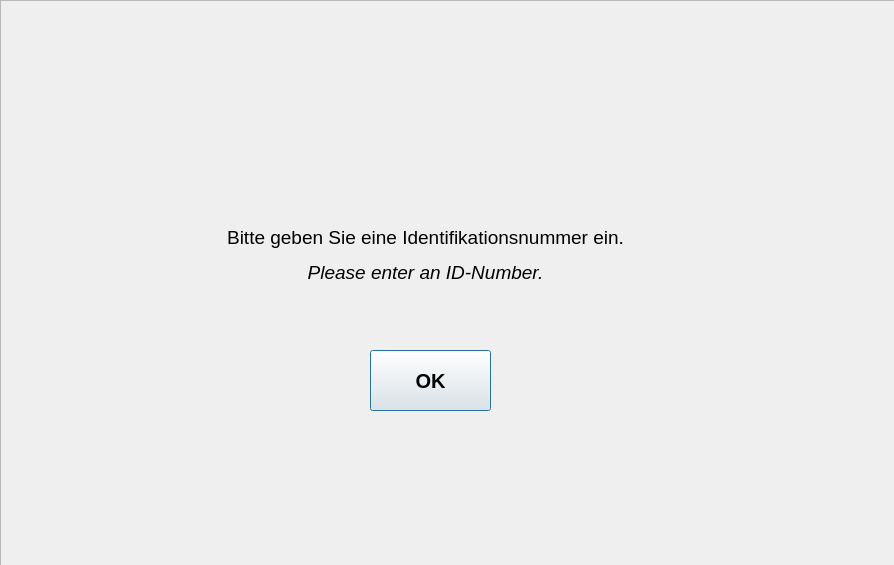
<?xml version="1.0" encoding="UTF-8"?>
<ui version="4.0">
 <class>background</class>
 <widget class="QDialog" name="background">
  <property name="geometry">
   <rect>
    <x>0</x>
    <y>0</y>
    <width>894</width>
    <height>565</height>
   </rect>
  </property>
  <property name="windowTitle">
   <string>Please add an ID-Number</string>
  </property>
  <widget class="QFrame" name="frame">
   <property name="geometry">
    <rect>
     <x>0</x>
     <y>0</y>
     <width>901</width>
     <height>571</height>
    </rect>
   </property>
   <property name="maximumSize">
    <size>
     <width>901</width>
     <height>571</height>
    </size>
   </property>
   <property name="frameShape">
    <enum>QFrame::StyledPanel</enum>
   </property>
   <property name="frameShadow">
    <enum>QFrame::Raised</enum>
   </property>
   <widget class="QLabel" name="label_2">
    <property name="geometry">
     <rect>
      <x>170</x>
      <y>170</y>
      <width>511</width>
      <height>171</height>
     </rect>
    </property>
    <property name="font">
     <font>
      <pointsize>11</pointsize>
     </font>
    </property>
    <property name="text">
     <string>&lt;html&gt;&lt;head/&gt;&lt;body&gt;&lt;p align=&quot;center&quot;&gt;&lt;span style=&quot; font-size:14pt;&quot;&gt;Bitte geben Sie eine Identifikationsnummer ein.&lt;/span&gt;&lt;/p&gt;&lt;p align=&quot;center&quot;&gt;&lt;span style=&quot; font-size:14pt; font-style:italic;&quot;&gt;Please enter an ID-Number.&lt;/span&gt;&lt;/p&gt;&lt;/body&gt;&lt;/html&gt;</string>
    </property>
    <property name="wordWrap">
     <bool>true</bool>
    </property>
   </widget>
   <widget class="QPushButton" name="pushButton">
    <property name="geometry">
     <rect>
      <x>370</x>
      <y>350</y>
      <width>121</width>
      <height>61</height>
     </rect>
    </property>
    <property name="font">
     <font>
      <pointsize>15</pointsize>
      <bold>true</bold>
     </font>
    </property>
    <property name="toolTip">
     <string>&lt;html&gt;&lt;head/&gt;&lt;body&gt;&lt;p align=&quot;center&quot;&gt;&lt;span style=&quot; font-size:16pt;&quot;&gt;OK&lt;/span&gt;&lt;/p&gt;&lt;/body&gt;&lt;/html&gt;</string>
    </property>
    <property name="text">
     <string>OK</string>
    </property>
   </widget>
  </widget>
 </widget>
 <resources/>
 <connections/>
</ui>
